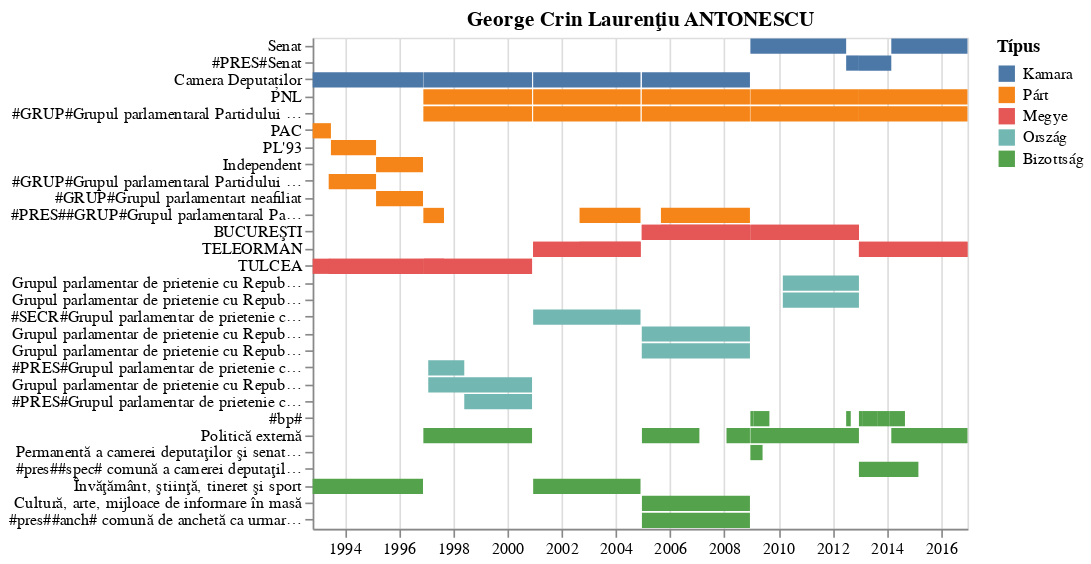

Here is the notebook cell this chart was saved with:
### Code cell
alt.Chart(ef,
          title=m['Name']['full']
         ).mark_bar().encode(
    x=alt.X('start:T',title=''),
    x2='end:T',
    y=alt.Y('Csoportok:N',title='',
            sort=alt.EncodingSortField(field="order", op="mean", order='descending')),
    color=alt.Color('Típus:N',
        sort=alt.EncodingSortField(field="order", op="mean", order='descending'))
)

### Figure 1 — Vega-Lite specification as saved in the notebook (floating-point values rounded to 4 significant figures)
{"$schema": "https://vega.github.io/schema/vega-lite/v3.3.0.json", "config": {"mark": {"tooltip": null}, "view": {"height": 300, "width": 400}}, "data": {"name": "data-60a9b2f18bb611f9ed848c41b77aee42"}, "datasets": {"data-60a9b2f18bb611f9ed848c41b77aee42": [{"Csoportok": "#bp#", "Name": "George Crin Laurenţiu ANTONESCU", "Típus": "Bizottság", "duration": 62, "end": "2012-09-01T00:00:00", "order": 1, "start": "2012-07-01T00:00:00"}, {"Csoportok": "#bp#", "Name": "George Crin Laurenţiu ANTONESCU", "Típus": "Bizottság", "duration": 212, "end": "2009-09-01T00:00:00", "order": 1, "start": "2009-02-01T00:00:00"}, {"Csoportok": "#bp#", "Name": "George Crin Laurenţiu ANTONESCU", "Típus": "Bizottság", "duration": 44, "end": "2009-02-01T00:00:00", "order": 1, "start": "2008-12-19T00:00:00"}, {"Csoportok": "Politică externă", "Name": "George Crin Laurenţiu ANTONESCU", "Típus": "Bizottság", "duration": 1462, "end": "2012-12-20T00:00:00", "order": 1, "start": "2008-12-19T00:00:00"}, {"Csoportok": "Permanentă a camerei deputaţilor şi senatului privind statutul deputaţilor şi al senatorilor, organizarea şi funcţionarea şedinţelor comune ale camerei deputaţilor şi senatulu", "Name": "George Crin Laurenţiu ANTONESCU", "Típus": "Bizottság", "duration": 164, "end": "2009-06-01T00:00:00", "order": 1, "start": "2008-12-19T00:00:00"}, {"Csoportok": "#bp#", "Name": "George Crin Laurenţiu ANTONESCU", "Típus": "Bizottság", "duration": 212, "end": "2014-09-01T00:00:00", "order": 1, "start": "2014-02-01T00:00:00"}, {"Csoportok": "#bp#", "Name": "George Crin Laurenţiu ANTONESCU", "Típus": "Bizottság", "duration": 153, "end": "2014-02-01T00:00:00", "order": 1, "start": "2013-09-01T00:00:00"}, {"Csoportok": "#bp#", "Name": "George Crin Laurenţiu ANTONESCU", "Típus": "Bizottság", "duration": 212, "end": "2013-09-01T00:00:00", "order": 1, "start": "2013-02-01T00:00:00"}, {"Csoportok": "#bp#", "Name": "George Crin Laurenţiu ANTONESCU", "Típus": "Bizottság", "duration": 43, "end": "2013-02-01T00:00:00", "order": 1, "start": "2012-12-20T00:00:00"}, {"Csoportok": "Politică externă", "Name": "George Crin Laurenţiu ANTONESCU", "Típus": "Bizottság", "duration": 1026, "end": "2016-12-21T00:00:00", "order": 1, "start": "2014-03-01T00:00:00"}, {"Csoportok": "#pres##spec# comună a camerei deputaţilor şi senatului pentru elaborarea propunerii legislative de revizuire a constituţiei româniei", "Name": "George Crin Laurenţiu ANTONESCU", "Típus": "Bizottság", "duration": 801, "end": "2015-03-01T00:00:00", "order": 1, "start": "2012-12-20T00:00:00"}, {"Csoportok": "Învăţământ, ştiinţă, tineret şi sport", "Name": "George Crin Laurenţiu ANTONESCU", "Típus": "Bizottság", "duration": 1486, "end": "1996-11-22T00:00:00", "order": 1, "start": "1992-10-28T00:00:00"}, {"Csoportok": "Învăţământ, ştiinţă, tineret şi sport", "Name": "George Crin Laurenţiu ANTONESCU", "Típus": "Bizottság", "duration": 1446, "end": "2004-11-30T00:00:00", "order": 1, "start": "2000-12-15T00:00:00"}, {"Csoportok": "Politică externă", "Name": "George Crin Laurenţiu ANTONESCU", "Típus": "Bizottság", "duration": 316, "end": "2008-12-13T00:00:00", "order": 1, "start": "2008-02-01T00:00:00"}, {"Csoportok": "Cultură, arte, mijloace de informare în masă", "Name": "George Crin Laurenţiu ANTONESCU", "Típus": "Bizottság", "duration": 1455, "end": "2008-12-13T00:00:00", "order": 1, "start": "2004-12-19T00:00:00"}, {"Csoportok": "Politică externă", "Name": "George Crin Laurenţiu ANTONESCU", "Típus": "Bizottság", "duration": 774, "end": "2007-02-01T00:00:00", "order": 1, "start": "2004-12-19T00:00:00"}, {"Csoportok": "#pres##anch# comună de anchetă ca urmare a propunerii de suspendare din funcţie a preşedintelui româniei", "Name": "George Crin Laurenţiu ANTONESCU", "Típus": "Bizottság", "duration": 1455, "end": "2008-12-13T00:00:00", "order": 1, "start": "2004-12-19T00:00:00"}, {"Csoportok": "Politică externă", "Name": "George Crin Laurenţiu ANTONESCU", "Típus": "Bizottság", "duration": 1464, "end": "2000-11-30T00:00:00", "order": 1, "start": "1996-11-27T00:00:00"}, {"Csoportok": "Senat", "Name": "George Crin Laurenţiu ANTONESCU", "Típus": "Kamara", "duration": 172, "end": "2012-07-01T00:00:00", "order": 60, "start": "2008-12-19T00:00:00"}, {"Csoportok": "#PRES#Senat", "Name": "George Crin Laurenţiu ANTONESCU", "Típus": "Kamara", "duration": 172, "end": "2012-12-20T00:00:00", "order": 60, "start": "2012-07-01T00:00:00"}, {"Csoportok": "Senat", "Name": "George Crin Laurenţiu ANTONESCU", "Típus": "Kamara", "duration": 436, "end": "2016-12-21T00:00:00", "order": 60, "start": "2014-03-01T00:00:00"}, {"Csoportok": "#PRES#Senat", "Name": "George Crin Laurenţiu ANTONESCU", "Típus": "Kamara", "duration": 436, "end": "2014-03-01T00:00:00", "order": 60, "start": "2012-12-20T00:00:00"}, {"Csoportok": "Camera Deputaților", "Name": "George Crin Laurenţiu ANTONESCU", "Típus": "Kamara", "duration": 1486, "end": "1996-11-22T00:00:00", "order": 60, "start": "1992-10-28T00:00:00"}, {"Csoportok": "Camera Deputaților", "Name": "George Crin Laurenţiu ANTONESCU", "Típus": "Kamara", "duration": 1446, "end": "2004-11-30T00:00:00", "order": 60, "start": "2000-12-15T00:00:00"}, {"Csoportok": "Camera Deputaților", "Name": "George Crin Laurenţiu ANTONESCU", "Típus": "Kamara", "duration": 1455, "end": "2008-12-13T00:00:00", "order": 60, "start": "2004-12-19T00:00:00"}, {"Csoportok": "Camera Deputaților", "Name": "George Crin Laurenţiu ANTONESCU", "Típus": "Kamara", "duration": 1464, "end": "2000-11-30T00:00:00", "order": 60, "start": "1996-11-27T00:00:00"}, {"Csoportok": "BUCUREŞTI", "Name": "George Crin Laurenţiu ANTONESCU", "Típus": "Megye", "duration": 1462, "end": "2012-12-20T00:00:00", "order": 30, "start": "2008-12-19T00:00:00"}, {"Csoportok": "BUCUREŞTI", "Name": "George Crin Laurenţiu ANTONESCU", "Típus": "Megye", "duration": 1462, "end": "2012-12-20T00:00:00", "order": 30, "start": "2008-12-19T00:00:00"}, {"Csoportok": "TELEORMAN", "Name": "George Crin Laurenţiu ANTONESCU", "Típus": "Megye", "duration": 1462, "end": "2016-12-21T00:00:00", "order": 30, "start": "2012-12-20T00:00:00"}, {"Csoportok": "TELEORMAN", "Name": "George Crin Laurenţiu ANTONESCU", "Típus": "Megye", "duration": 1462, "end": "2016-12-21T00:00:00", "order": 30, "start": "2012-12-20T00:00:00"}, {"Csoportok": "TULCEA", "Name": "George Crin Laurenţiu ANTONESCU", "Típus": "Megye", "duration": 246, "end": "1993-07-01T00:00:00", "order": 30, "start": "1992-10-28T00:00:00"}, {"Csoportok": "TULCEA", "Name": "George Crin Laurenţiu ANTONESCU", "Típus": "Megye", "duration": 608, "end": "1995-03-01T00:00:00", "order": 30, "start": "1993-07-01T00:00:00"}, {"Csoportok": "TULCEA", "Name": "George Crin Laurenţiu ANTONESCU", "Típus": "Megye", "duration": 632, "end": "1996-11-22T00:00:00", "order": 30, "start": "1995-03-01T00:00:00"}, {"Csoportok": "TULCEA", "Name": "George Crin Laurenţiu ANTONESCU", "Típus": "Megye", "duration": 638, "end": "1995-03-01T00:00:00", "order": 30, "start": "1993-06-01T00:00:00"}, {"Csoportok": "TULCEA", "Name": "George Crin Laurenţiu ANTONESCU", "Típus": "Megye", "duration": 632, "end": "1996-11-22T00:00:00", "order": 30, "start": "1995-03-01T00:00:00"}, {"Csoportok": "TELEORMAN", "Name": "George Crin Laurenţiu ANTONESCU", "Típus": "Megye", "duration": 1446, "end": "2004-11-30T00:00:00", "order": 30, "start": "2000-12-15T00:00:00"}, {"Csoportok": "TELEORMAN", "Name": "George Crin Laurenţiu ANTONESCU", "Típus": "Megye", "duration": 1446, "end": "2004-11-30T00:00:00", "order": 30, "start": "2000-12-15T00:00:00"}, {"Csoportok": "TELEORMAN", "Name": "George Crin Laurenţiu ANTONESCU", "Típus": "Megye", "duration": 821, "end": "2004-11-30T00:00:00", "order": 30, "start": "2002-09-01T00:00:00"}, {"Csoportok": "BUCUREŞTI", "Name": "George Crin Laurenţiu ANTONESCU", "Típus": "Megye", "duration": 1457, "end": "2008-12-13T00:00:00", "order": 30, "start": "2004-12-17T00:00:00"}, {"Csoportok": "BUCUREŞTI", "Name": "George Crin Laurenţiu ANTONESCU", "Típus": "Megye", "duration": 1457, "end": "2008-12-13T00:00:00", "order": 30, "start": "2004-12-17T00:00:00"}, {"Csoportok": "BUCUREŞTI", "Name": "George Crin Laurenţiu ANTONESCU", "Típus": "Megye", "duration": 1199, "end": "2008-12-13T00:00:00", "order": 30, "start": "2005-09-01T00:00:00"}, {"Csoportok": "TULCEA", "Name": "George Crin Laurenţiu ANTONESCU", "Típus": "Megye", "duration": 1464, "end": "2000-11-30T00:00:00", "order": 30, "start": "1996-11-27T00:00:00"}, {"Csoportok": "TULCEA", "Name": "George Crin Laurenţiu ANTONESCU", "Típus": "Megye", "duration": 1464, "end": "2000-11-30T00:00:00", "order": 30, "start": "1996-11-27T00:00:00"}, {"Csoportok": "TULCEA", "Name": "George Crin Laurenţiu ANTONESCU", "Típus": "Megye", "duration": 278, "end": "1997-09-01T00:00:00", "order": 30, "start": "1996-11-27T00:00:00"}, {"Csoportok": "Grupul parlamentar de prietenie cu Republica Malta", "Name": "George Crin Laurenţiu ANTONESCU", "Típus": "Ország", "duration": 1025, "end": "2012-12-20T00:00:00", "order": 4, "start": "2010-03-01T00:00:00"}, {"Csoportok": "Grupul parlamentar de prietenie cu Republica Africa de Sud", "Name": "George Crin Laurenţiu ANTONESCU", "Típus": "Ország", "duration": 1025, "end": "2012-12-20T00:00:00", "order": 4, "start": "2010-03-01T00:00:00"}, {"Csoportok": "#SECR#Grupul parlamentar de prietenie cu Republica Slovacă", "Name": "George Crin Laurenţiu ANTONESCU", "Típus": "Ország", "duration": 1446, "end": "2004-11-30T00:00:00", "order": 4, "start": "2000-12-15T00:00:00"}, {"Csoportok": "Grupul parlamentar de prietenie cu Republica Franceză - Senat", "Name": "George Crin Laurenţiu ANTONESCU", "Típus": "Ország", "duration": 1457, "end": "2008-12-13T00:00:00", "order": 4, "start": "2004-12-17T00:00:00"}, {"Csoportok": "Grupul parlamentar de prietenie cu Republica Franceză - Adunarea Naţională", "Name": "George Crin Laurenţiu ANTONESCU", "Típus": "Ország", "duration": 1457, "end": "2008-12-13T00:00:00", "order": 4, "start": "2004-12-17T00:00:00"}, {"Csoportok": "#PRES#Grupul parlamentar de prietenie cu Federaţia Rusă", "Name": "George Crin Laurenţiu ANTONESCU", "Típus": "Ország", "duration": 485, "end": "1998-06-01T00:00:00", "order": 4, "start": "1997-02-01T00:00:00"}, {"Csoportok": "Grupul parlamentar de prietenie cu Republica Italiană", "Name": "George Crin Laurenţiu ANTONESCU", "Típus": "Ország", "duration": 1398, "end": "2000-11-30T00:00:00", "order": 4, "start": "1997-02-01T00:00:00"}, {"Csoportok": "#PRES#Grupul parlamentar de prietenie cu Malaezia", "Name": "George Crin Laurenţiu ANTONESCU", "Típus": "Ország", "duration": 913, "end": "2000-11-30T00:00:00", "order": 4, "start": "1998-06-01T00:00:00"}, {"Csoportok": "PNL", "Name": "George Crin Laurenţiu ANTONESCU", "Típus": "Párt", "duration": 1462, "end": "2012-12-20T00:00:00", "order": 50, "start": "2008-12-19T00:00:00"}, {"Csoportok": "#GRUP#Grupul parlamentaral Partidului Naţional Liberal", "Name": "George Crin Laurenţiu ANTONESCU", "Típus": "Párt", "duration": 1462, "end": "2012-12-20T00:00:00", "order": 50, "start": "2008-12-19T00:00:00"}, {"Csoportok": "PNL", "Name": "George Crin Laurenţiu ANTONESCU", "Típus": "Párt", "duration": 1462, "end": "2016-12-21T00:00:00", "order": 50, "start": "2012-12-20T00:00:00"}, {"Csoportok": "#GRUP#Grupul parlamentaral Partidului Naţional Liberal", "Name": "George Crin Laurenţiu ANTONESCU", "Típus": "Párt", "duration": 1462, "end": "2016-12-21T00:00:00", "order": 50, "start": "2012-12-20T00:00:00"}, {"Csoportok": "PAC", "Name": "George Crin Laurenţiu ANTONESCU", "Típus": "Párt", "duration": 246, "end": "1993-07-01T00:00:00", "order": 50, "start": "1992-10-28T00:00:00"}, {"Csoportok": "PL'93", "Name": "George Crin Laurenţiu ANTONESCU", "Típus": "Párt", "duration": 608, "end": "1995-03-01T00:00:00", "order": 50, "start": "1993-07-01T00:00:00"}, {"Csoportok": "Independent", "Name": "George Crin Laurenţiu ANTONESCU", "Típus": "Párt", "duration": 632, "end": "1996-11-22T00:00:00", "order": 50, "start": "1995-03-01T00:00:00"}, {"Csoportok": "#GRUP#Grupul parlamentaral Partidului Liberal 1993 si al Partidului Aliantei Civice", "Name": "George Crin Laurenţiu ANTONESCU", "Típus": "Párt", "duration": 638, "end": "1995-03-01T00:00:00", "order": 50, "start": "1993-06-01T00:00:00"}, {"Csoportok": "#GRUP#Grupul parlamentart neafiliat", "Name": "George Crin Laurenţiu ANTONESCU", "Típus": "Párt", "duration": 632, "end": "1996-11-22T00:00:00", "order": 50, "start": "1995-03-01T00:00:00"}, {"Csoportok": "PNL", "Name": "George Crin Laurenţiu ANTONESCU", "Típus": "Párt", "duration": 1446, "end": "2004-11-30T00:00:00", "order": 50, "start": "2000-12-15T00:00:00"}, {"Csoportok": "#GRUP#Grupul parlamentaral Partidului Naţional Liberal", "Name": "George Crin Laurenţiu ANTONESCU", "Típus": "Párt", "duration": 1446, "end": "2004-11-30T00:00:00", "order": 50, "start": "2000-12-15T00:00:00"}, {"Csoportok": "#PRES##GRUP#Grupul parlamentaral Partidului Naţional Liberal", "Name": "George Crin Laurenţiu ANTONESCU", "Típus": "Párt", "duration": 821, "end": "2004-11-30T00:00:00", "order": 50, "start": "2002-09-01T00:00:00"}, {"Csoportok": "PNL", "Name": "George Crin Laurenţiu ANTONESCU", "Típus": "Párt", "duration": 1457, "end": "2008-12-13T00:00:00", "order": 50, "start": "2004-12-17T00:00:00"}, {"Csoportok": "#GRUP#Grupul parlamentaral Partidului Naţional Liberal", "Name": "George Crin Laurenţiu ANTONESCU", "Típus": "Párt", "duration": 1457, "end": "2008-12-13T00:00:00", "order": 50, "start": "2004-12-17T00:00:00"}, {"Csoportok": "#PRES##GRUP#Grupul parlamentaral Partidului Naţional Liberal", "Name": "George Crin Laurenţiu ANTONESCU", "Típus": "Párt", "duration": 1199, "end": "2008-12-13T00:00:00", "order": 50, "start": "2005-09-01T00:00:00"}, {"Csoportok": "PNL", "Name": "George Crin Laurenţiu ANTONESCU", "Típus": "Párt", "duration": 1464, "end": "2000-11-30T00:00:00", "order": 50, "start": "1996-11-27T00:00:00"}, {"Csoportok": "#GRUP#Grupul parlamentaral Partidului Naţional Liberal", "Name": "George Crin Laurenţiu ANTONESCU", "Típus": "Párt", "duration": 1464, "end": "2000-11-30T00:00:00", "order": 50, "start": "1996-11-27T00:00:00"}, {"Csoportok": "#PRES##GRUP#Grupul parlamentaral Partidului Naţional Liberal", "Name": "George Crin Laurenţiu ANTONESCU", "Típus": "Párt", "duration": 278, "end": "1997-09-01T00:00:00", "order": 50, "start": "1996-11-27T00:00:00"}]}, "encoding": {"color": {"field": "Típus", "sort": {"field": "order", "op": "mean", "order": "descending"}, "type": "nominal"}, "x": {"field": "start", "title": "", "type": "temporal"}, "x2": {"field": "end"}, "y": {"field": "Csoportok", "sort": {"field": "order", "op": "mean", "order": "descending"}, "title": "", "type": "nominal"}}, "mark": "bar", "title": "George Crin Laurenţiu ANTONESCU"}
